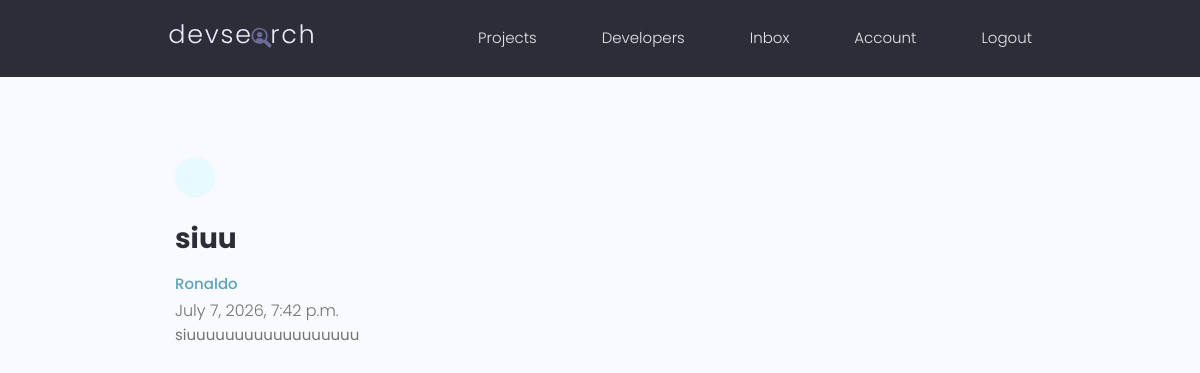
/developers/message/58cdee1f248a469c8c5c74c1a8467dfa/ (signed in), run on the app's committed database.
### users/models.py (models this page shows, shortened)
class Message(models.Model):
    sender = models.ForeignKey(
        Profile,
        on_delete=models.SET_NULL,
        null=True,
        blank=True
    )
    recipient = models.ForeignKey(
        Profile,
        on_delete=models.SET_NULL,
        null=True,
        blank=True,
        related_name='messages'
    )
    name = models.CharField(
        max_length=200,
        null=True,
        blank=True
    )
    email = models.EmailField(
        max_length=200,
        null=True,
        blank=True
    )
    subject = models.CharField(
        max_length=200,
        null=True,
        blank=True
    )
    body = models.TextField()
    is_read = models.BooleanField(
        default=False,
        null=True
    )
    created = models.DateTimeField(
        auto_now_add=True
    )
    id = models.UUIDField(
        default=uuid.uuid4,
        unique=True,
        primary_key=True,
        editable=False
    )
    class Meta:
        ordering = ['is_read', '-created']

### users/views.py (the view)
# urls.py: path('message/<str:pk>/', views.viewMessage, name='message'),
@login_required(login_url='login')
def viewMessage(request, pk):
    profile = request.user.profile
    message = profile.messages.get(id=pk)
    if message.is_read == False:
        message.is_read = True
        message.save()
    context = {
        'message': message
    }
    return render(
        request,
        'users/message.html',
        context
    )

### users/templates/users/message.html (shortened to what this page needs)
{% extends 'main.html' %}
{% block content %}
<main class="messagePage my-xl">
  <div class="content-box">
    <a class="backButton" href="{% url 'inbox' %}">
    </a>
    <h2 class="message__subject">{{message.subject}}</h2>
    <a href="{% url 'user-profile' message.sender.id %}">
      {{message.name}}
    </a>
    <p>{{message.created}}</p>
    <div class="message__body">
      {{message.body|linebreaksbr}}
    </div>
  </div>
</main>
{% endblock %}

### static/styles/app.css (style rules this page uses)
:root { --color-sub: #2d2d39; }
.content-box { width: 95%; max-width: 85rem; margin: 0 auto; }
.message__subject { flex-basis: 50%; }
.messagePage .message__subject { font-size: 2.8rem; color: var(--color-sub); margin-bottom: 1rem; margin-top: 2rem; }
.backButton { background: var(--color-main-light); color: var(--color-main); width: 4rem; height: 4rem; display: flex; align-items: center; justify-content: center; border-radius: 50%; }

### static/uikit/styles/modules/_variables.css (style rules this page uses)
:root { --color-main: #5aa5b9; --color-main-light: #e6faff; --color-sub: #3f4156; --color-sub-light: #51546e; --color-sub-lighter: #ededfd; --color-text: #737373; --color-gray: #8b8b8b; --color-light: #e5e7eb; --color-light-gray: #767676; --color-bg: #f8fafd; --color-white: #fffefd; --color-white-light: #f3f3f3; --color-success: #359e64; --color-success-bg: #def8e8; --color-error: #fc4b0b; --color-error-bg: #fff2ee; --font-base: 'Poppins', arial, helvetica, 'Segoe UI', roboto, ubuntu, sans-serif; --font-monospace: 'Fira Code', 'Courier New', courier, monospace; --font-regular: 300; --font-medium: 500; --font-bold: 700; --generic-shadow: 1px 1px 5px #00000010; --generic-transition: all 0.3s ease-in-out; }

### static/uikit/styles/modules/_base.css (style rules this page uses)
* { margin: 0; padding: 0; box-sizing: border-box; text-rendering: optimizeLegibility; color: inherit; font-size: inherit; }
html { font-size: 50%; }
@media only screen and (min-width: 480px) { html { font-size: 56.25%; } }
@media only screen and (min-width: 1200px) { html { font-size: 62.5%; } }
body { line-height: 1.6; font-weight: 400; font-size: 1.5rem; color: var(--color-text); background-color: var(--color-bg); min-height: 100vh; }

### static/uikit/styles/modules/_typography.css (style rules this page uses)
* { font-family: var(--font-base); }
h2 { font-size: 3.6rem; font-weight: var(--font-bold); }
p, span, strong { font-size: 1.6rem; color: var(--color-text); font-weight: var(--font-regular); }
a { padding-bottom: 2px; text-decoration: none; display: inline-block; color: var(--color-main); font-weight: var(--font-medium); }

### static/uikit/styles/modules/_utilities.css (style rules this page uses)
.my-xl { margin: 8rem auto; }

### data on the page
Message: subject "siuu", name "Ronaldo", created "July 7, 2026, 7:42 p.m.", body "siuuuuuuuuuuuuuuuuuu"
